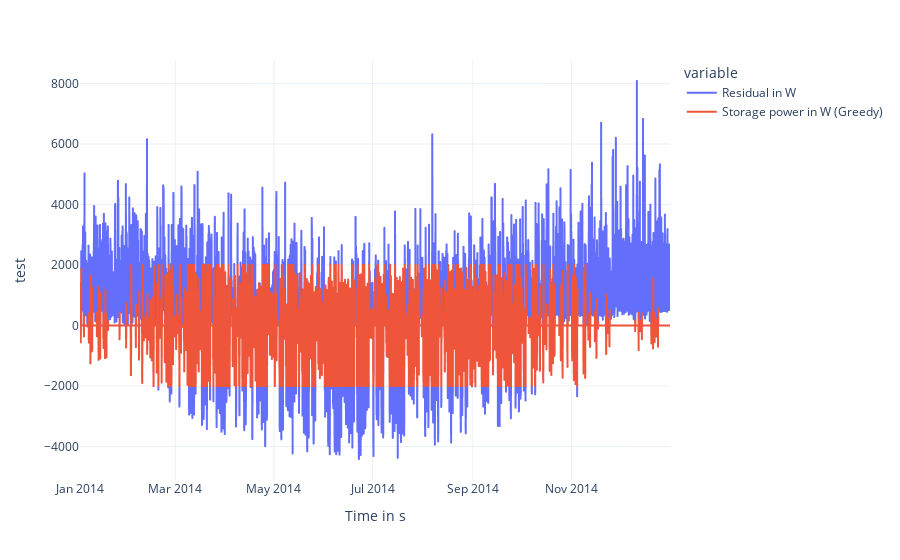

Notebook source saved alongside this figure:
### Markdown cell above
### Parametrize and run simulation

### Code cell
df[["Residual in W", "Storage power in W (Greedy)"]].plot(template=template, labels={"value": "test"})

### Figure 1 — Plotly figure (JSON) as saved in the notebook; plotly's stock layout.template omitted (floating-point values rounded to 4 significant figures; data arrays with more than 128 entries replaced by an {"elided": "..."} marker saying what was removed)
{"data": [{"hovertemplate": "variable=Residual in W<br>Time in s=%{x}<br>test=%{y}<extra></extra>", "legendgroup": "Residual in W", "line": {"color": "#636efa", "dash": "solid"}, "marker": {"symbol": "circle"}, "mode": "lines", "name": "Residual in W", "showlegend": true, "type": "scattergl", "x": {"elided": "8760 str values"}, "xaxis": "x", "y": {"elided": "8760 float values"}, "yaxis": "y"}, {"hovertemplate": "variable=Storage power in W (Greedy)<br>Time in s=%{x}<br>test=%{y}<extra></extra>", "legendgroup": "Storage power in W (Greedy)", "line": {"color": "#EF553B", "dash": "solid"}, "marker": {"symbol": "circle"}, "mode": "lines", "name": "Storage power in W (Greedy)", "showlegend": true, "type": "scattergl", "x": {"elided": "8760 str values"}, "xaxis": "x", "y": {"elided": "8760 float values"}, "yaxis": "y"}], "layout": {"legend": {"title": {"text": "variable"}, "tracegroupgap": 0}, "margin": {"t": 60}, "xaxis": {"anchor": "y", "domain": [0, 1], "title": {"text": "Time in s"}}, "yaxis": {"anchor": "x", "domain": [0, 1], "title": {"text": "test"}}}}
